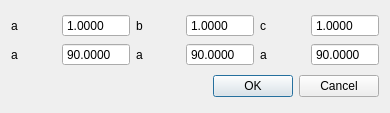
<?xml version="1.0" encoding="UTF-8"?>
<ui version="4.0">
 <class>DialogUnitCellParameters</class>
 <widget class="QDialog" name="DialogUnitCellParameters">
  <property name="geometry">
   <rect>
    <x>0</x>
    <y>0</y>
    <width>390</width>
    <height>113</height>
   </rect>
  </property>
  <property name="maximumSize">
   <size>
    <width>400</width>
    <height>16777215</height>
   </size>
  </property>
  <property name="windowTitle">
   <string>Dialog</string>
  </property>
  <layout class="QGridLayout" name="gridLayout_2">
   <item row="0" column="0">
    <layout class="QGridLayout" name="gridLayout">
     <item row="0" column="0">
      <widget class="QLabel" name="labelA">
       <property name="text">
        <string>a</string>
       </property>
      </widget>
     </item>
     <item row="0" column="1">
      <widget class="QDoubleSpinBox" name="a">
       <property name="buttonSymbols">
        <enum>QAbstractSpinBox::NoButtons</enum>
       </property>
       <property name="decimals">
        <number>4</number>
       </property>
       <property name="maximum">
        <double>1000.000000000000000</double>
       </property>
       <property name="value">
        <double>1.000000000000000</double>
       </property>
      </widget>
     </item>
     <item row="0" column="2">
      <widget class="QLabel" name="labelB">
       <property name="text">
        <string>b</string>
       </property>
      </widget>
     </item>
     <item row="0" column="3">
      <widget class="QDoubleSpinBox" name="b">
       <property name="buttonSymbols">
        <enum>QAbstractSpinBox::NoButtons</enum>
       </property>
       <property name="decimals">
        <number>4</number>
       </property>
       <property name="maximum">
        <double>1000.000000000000000</double>
       </property>
       <property name="value">
        <double>1.000000000000000</double>
       </property>
      </widget>
     </item>
     <item row="0" column="4">
      <widget class="QLabel" name="labelC">
       <property name="text">
        <string>c</string>
       </property>
      </widget>
     </item>
     <item row="0" column="5">
      <widget class="QDoubleSpinBox" name="c">
       <property name="buttonSymbols">
        <enum>QAbstractSpinBox::NoButtons</enum>
       </property>
       <property name="decimals">
        <number>4</number>
       </property>
       <property name="maximum">
        <double>1000.000000000000000</double>
       </property>
       <property name="value">
        <double>1.000000000000000</double>
       </property>
      </widget>
     </item>
     <item row="1" column="0">
      <widget class="QLabel" name="labelAlpha">
       <property name="text">
        <string>a</string>
       </property>
       <property name="textFormat">
        <enum>Qt::PlainText</enum>
       </property>
      </widget>
     </item>
     <item row="1" column="1">
      <widget class="QDoubleSpinBox" name="alpha">
       <property name="buttonSymbols">
        <enum>QAbstractSpinBox::NoButtons</enum>
       </property>
       <property name="decimals">
        <number>4</number>
       </property>
       <property name="maximum">
        <double>1000.000000000000000</double>
       </property>
       <property name="value">
        <double>90.000000000000000</double>
       </property>
      </widget>
     </item>
     <item row="1" column="2">
      <widget class="QLabel" name="labelBeta">
       <property name="text">
        <string>a</string>
       </property>
      </widget>
     </item>
     <item row="1" column="3">
      <widget class="QDoubleSpinBox" name="beta">
       <property name="buttonSymbols">
        <enum>QAbstractSpinBox::NoButtons</enum>
       </property>
       <property name="decimals">
        <number>4</number>
       </property>
       <property name="maximum">
        <double>1000.000000000000000</double>
       </property>
       <property name="value">
        <double>90.000000000000000</double>
       </property>
      </widget>
     </item>
     <item row="1" column="4">
      <widget class="QLabel" name="labelGamma">
       <property name="text">
        <string>a</string>
       </property>
      </widget>
     </item>
     <item row="1" column="5">
      <widget class="QDoubleSpinBox" name="gamma">
       <property name="buttonSymbols">
        <enum>QAbstractSpinBox::NoButtons</enum>
       </property>
       <property name="decimals">
        <number>4</number>
       </property>
       <property name="maximum">
        <double>1000.000000000000000</double>
       </property>
       <property name="value">
        <double>90.000000000000000</double>
       </property>
      </widget>
     </item>
    </layout>
   </item>
   <item row="1" column="0">
    <widget class="QDialogButtonBox" name="buttonBox">
     <property name="orientation">
      <enum>Qt::Horizontal</enum>
     </property>
     <property name="standardButtons">
      <set>QDialogButtonBox::Cancel|QDialogButtonBox::Ok</set>
     </property>
    </widget>
   </item>
  </layout>
 </widget>
 <resources/>
 <connections>
  <connection>
   <sender>buttonBox</sender>
   <signal>accepted()</signal>
   <receiver>DialogUnitCellParameters</receiver>
   <slot>accept()</slot>
   <hints>
    <hint type="sourcelabel">
     <x>248</x>
     <y>254</y>
    </hint>
    <hint type="destinationlabel">
     <x>157</x>
     <y>274</y>
    </hint>
   </hints>
  </connection>
  <connection>
   <sender>buttonBox</sender>
   <signal>rejected()</signal>
   <receiver>DialogUnitCellParameters</receiver>
   <slot>reject()</slot>
   <hints>
    <hint type="sourcelabel">
     <x>316</x>
     <y>260</y>
    </hint>
    <hint type="destinationlabel">
     <x>286</x>
     <y>274</y>
    </hint>
   </hints>
  </connection>
 </connections>
</ui>
